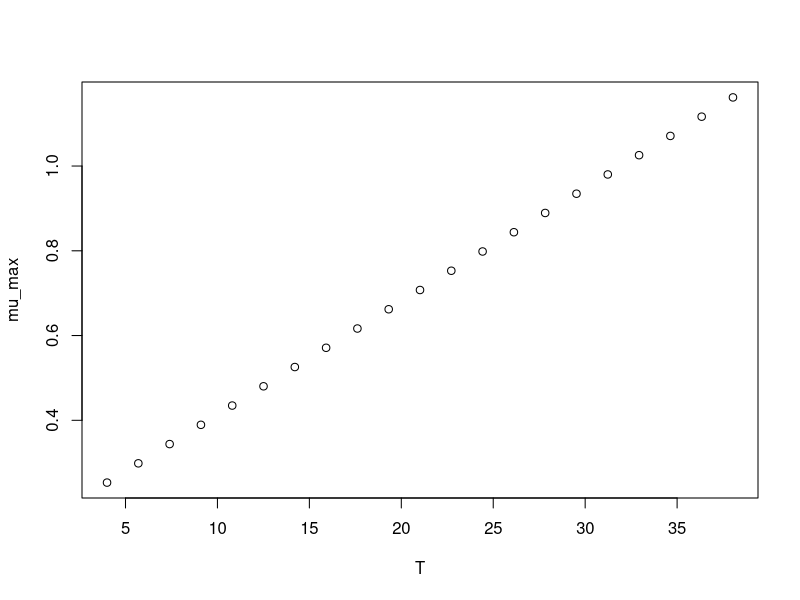

The R source for this figure:
#############################
# start of Parameter script
#############################
T <- seq(3.996003996004,38.038,length.out=21)
#############################
# end of Parameter script
#############################
############################# 
# start of Model script Gropin ID 356 
#############################
 
# constant coefficients for this model
 
variables <- data.frame(T)
argumentsPar <- expand.grid(variables)
 
# heart of the model
response_surface <- function(T) {
   mumax <-0.0267*(T+5.48)

return(mumax=mumax)
} 

# output parameters
mumax <- cbind(argumentsPar,response_surface(argumentsPar['T']))
colnames(mumax) <- c(colnames(argumentsPar),'mumax')
#############################
# End of Model script
#############################
############################# 
# start of Visualisation script Gropin ID 356 
#############################
plot(T,mumax$mumax,
                          xlab='T',
                          ylab='mu_max')
#############################
# End of Visualisation script
#############################
